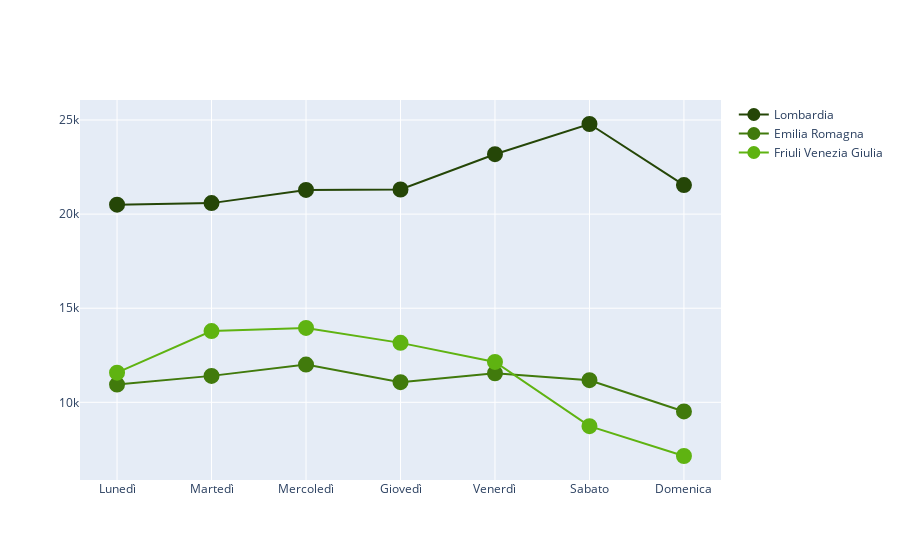

Notebook code for this chart:
### Code cell
##########################PLOT#########################
import pandas as pd
import plotly.graph_objects as go
from plotly.offline import iplot


# plot the data of provinces during the day for one region
fig3 = go.Figure()
color_dict = {'Lombardia':'#254607' ,'Emilia Romagna':'#417a0c', 'Friuli Venezia Giulia':'#5fb311'}
color=[color_dict[k] for k in flow['REGION'].values]
for i in range(len(reg)):  
        fig3 = fig3.add_trace(go.Scatter(x = flux_sum_perday[reg[i]]["DOW"], y = flux_sum_perday[reg[i]]["FLOW"],name =reg[i], marker=dict(color=color[i],size=8,line=dict(color=color[i],width=8))))
fig3.show()
# marker=dict(color='LightSkyBlue',size=12,line=dict(color='MediumPurple',width=12)

### Figure 1 — Plotly figure (JSON) as saved in the notebook; plotly's stock layout.template omitted (floating-point values rounded to 4 significant figures)
{"data": [{"marker": {"color": "#254607", "line": {"color": "#254607", "width": 8}, "size": 8}, "name": "Lombardia", "type": "scatter", "x": ["Lunedì", "Martedì", "Mercoledì", "Giovedì", "Venerdì", "Sabato", "Domenica"], "y": [20502, 20584, 21286, 21306, 23184, 24788, 21543]}, {"marker": {"color": "#417a0c", "line": {"color": "#417a0c", "width": 8}, "size": 8}, "name": "Emilia Romagna", "type": "scatter", "x": ["Lunedì", "Martedì", "Mercoledì", "Giovedì", "Venerdì", "Sabato", "Domenica"], "y": [10945, 11405, 12007, 11070, 11545, 11176, 9516]}, {"marker": {"color": "#5fb311", "line": {"color": "#5fb311", "width": 8}, "size": 8}, "name": "Friuli Venezia Giulia", "type": "scatter", "x": ["Lunedì", "Martedì", "Mercoledì", "Giovedì", "Venerdì", "Sabato", "Domenica"], "y": [11574, 13786, 13954, 13159, 12145, 8732, 7148]}], "layout": {}}
